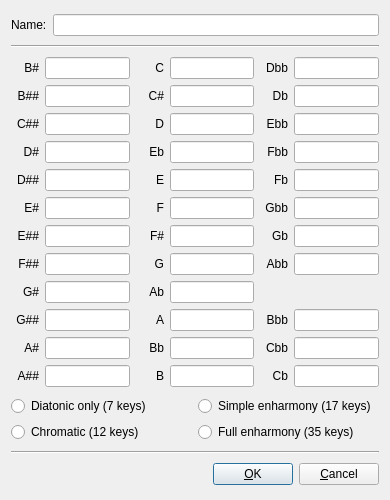
<?xml version="1.0" encoding="UTF-8"?>
<ui version="4.0">
 <class>Dialog</class>
 <widget class="QDialog" name="Dialog">
  <property name="geometry">
   <rect>
    <x>0</x>
    <y>0</y>
    <width>390</width>
    <height>500</height>
   </rect>
  </property>
  <property name="windowTitle">
   <string>Edit Temperament</string>
  </property>
  <layout class="QVBoxLayout" name="verticalLayout" stretch="0,0,1,0,0,0">
   <item>
    <layout class="QHBoxLayout" name="hName">
     <item>
      <widget class="QLabel" name="lName">
       <property name="text">
        <string>Name:</string>
       </property>
      </widget>
     </item>
     <item>
      <widget class="QLineEdit" name="lineName"/>
     </item>
    </layout>
   </item>
   <item>
    <widget class="Line" name="line0">
     <property name="orientation">
      <enum>Qt::Horizontal</enum>
     </property>
    </widget>
   </item>
   <item>
    <layout class="QGridLayout" name="gridKeys" columnstretch="1,3,1,3,1,3">
     <item row="0" column="0">
      <widget class="QLabel" name="lK27">
       <property name="text">
        <string>B#</string>
       </property>
       <property name="alignment">
        <set>Qt::AlignRight|Qt::AlignTrailing|Qt::AlignVCenter</set>
       </property>
       <property name="buddy">
        <cstring>ek27</cstring>
       </property>
      </widget>
     </item>
     <item row="0" column="1">
      <widget class="QLineEdit" name="eK27">
       <property name="inputMask">
        <string>#900; </string>
       </property>
       <property name="alignment">
        <set>Qt::AlignRight|Qt::AlignTrailing|Qt::AlignVCenter</set>
       </property>
      </widget>
     </item>
     <item row="0" column="2">
      <widget class="QLabel" name="lK15">
       <property name="text">
        <string>C</string>
       </property>
       <property name="alignment">
        <set>Qt::AlignRight|Qt::AlignTrailing|Qt::AlignVCenter</set>
       </property>
      </widget>
     </item>
     <item row="0" column="3">
      <widget class="QLineEdit" name="eK15">
       <property name="inputMask">
        <string>#900; </string>
       </property>
       <property name="alignment">
        <set>Qt::AlignRight|Qt::AlignTrailing|Qt::AlignVCenter</set>
       </property>
      </widget>
     </item>
     <item row="0" column="4">
      <widget class="QLabel" name="lK03">
       <property name="text">
        <string>Dbb</string>
       </property>
       <property name="alignment">
        <set>Qt::AlignRight|Qt::AlignTrailing|Qt::AlignVCenter</set>
       </property>
      </widget>
     </item>
     <item row="0" column="5">
      <widget class="QLineEdit" name="eK3">
       <property name="inputMask">
        <string>#900; </string>
       </property>
       <property name="alignment">
        <set>Qt::AlignRight|Qt::AlignTrailing|Qt::AlignVCenter</set>
       </property>
      </widget>
     </item>
     <item row="1" column="0">
      <widget class="QLabel" name="lK34">
       <property name="text">
        <string>B##</string>
       </property>
       <property name="alignment">
        <set>Qt::AlignRight|Qt::AlignTrailing|Qt::AlignVCenter</set>
       </property>
      </widget>
     </item>
     <item row="1" column="1">
      <widget class="QLineEdit" name="eK34">
       <property name="inputMask">
        <string>#900; </string>
       </property>
       <property name="alignment">
        <set>Qt::AlignRight|Qt::AlignTrailing|Qt::AlignVCenter</set>
       </property>
      </widget>
     </item>
     <item row="1" column="2">
      <widget class="QLabel" name="lK22">
       <property name="text">
        <string>C#</string>
       </property>
       <property name="alignment">
        <set>Qt::AlignRight|Qt::AlignTrailing|Qt::AlignVCenter</set>
       </property>
      </widget>
     </item>
     <item row="1" column="3">
      <widget class="QLineEdit" name="eK22">
       <property name="inputMask">
        <string>#900; </string>
       </property>
       <property name="alignment">
        <set>Qt::AlignRight|Qt::AlignTrailing|Qt::AlignVCenter</set>
       </property>
      </widget>
     </item>
     <item row="1" column="4">
      <widget class="QLabel" name="lK10">
       <property name="text">
        <string>Db</string>
       </property>
       <property name="alignment">
        <set>Qt::AlignRight|Qt::AlignTrailing|Qt::AlignVCenter</set>
       </property>
      </widget>
     </item>
     <item row="1" column="5">
      <widget class="QLineEdit" name="eK10">
       <property name="inputMask">
        <string>#900; </string>
       </property>
       <property name="alignment">
        <set>Qt::AlignRight|Qt::AlignTrailing|Qt::AlignVCenter</set>
       </property>
      </widget>
     </item>
     <item row="2" column="0">
      <widget class="QLabel" name="lK29">
       <property name="text">
        <string>C##</string>
       </property>
       <property name="alignment">
        <set>Qt::AlignRight|Qt::AlignTrailing|Qt::AlignVCenter</set>
       </property>
      </widget>
     </item>
     <item row="2" column="1">
      <widget class="QLineEdit" name="eK29">
       <property name="inputMask">
        <string>#900; </string>
       </property>
       <property name="alignment">
        <set>Qt::AlignRight|Qt::AlignTrailing|Qt::AlignVCenter</set>
       </property>
      </widget>
     </item>
     <item row="2" column="2">
      <widget class="QLabel" name="lK17">
       <property name="text">
        <string>D</string>
       </property>
       <property name="alignment">
        <set>Qt::AlignRight|Qt::AlignTrailing|Qt::AlignVCenter</set>
       </property>
      </widget>
     </item>
     <item row="2" column="3">
      <widget class="QLineEdit" name="eK17">
       <property name="inputMask">
        <string>#900; </string>
       </property>
       <property name="alignment">
        <set>Qt::AlignRight|Qt::AlignTrailing|Qt::AlignVCenter</set>
       </property>
      </widget>
     </item>
     <item row="2" column="4">
      <widget class="QLabel" name="lK05">
       <property name="text">
        <string>Ebb</string>
       </property>
       <property name="alignment">
        <set>Qt::AlignRight|Qt::AlignTrailing|Qt::AlignVCenter</set>
       </property>
      </widget>
     </item>
     <item row="2" column="5">
      <widget class="QLineEdit" name="eK5">
       <property name="inputMask">
        <string>#900; </string>
       </property>
       <property name="alignment">
        <set>Qt::AlignRight|Qt::AlignTrailing|Qt::AlignVCenter</set>
       </property>
      </widget>
     </item>
     <item row="3" column="0">
      <widget class="QLabel" name="lK24">
       <property name="text">
        <string>D#</string>
       </property>
       <property name="alignment">
        <set>Qt::AlignRight|Qt::AlignTrailing|Qt::AlignVCenter</set>
       </property>
      </widget>
     </item>
     <item row="3" column="1">
      <widget class="QLineEdit" name="eK24">
       <property name="inputMask">
        <string>#900; </string>
       </property>
       <property name="alignment">
        <set>Qt::AlignRight|Qt::AlignTrailing|Qt::AlignVCenter</set>
       </property>
      </widget>
     </item>
     <item row="3" column="2">
      <widget class="QLabel" name="lK12">
       <property name="text">
        <string>Eb</string>
       </property>
       <property name="alignment">
        <set>Qt::AlignRight|Qt::AlignTrailing|Qt::AlignVCenter</set>
       </property>
      </widget>
     </item>
     <item row="3" column="3">
      <widget class="QLineEdit" name="eK12">
       <property name="inputMask">
        <string>#900; </string>
       </property>
       <property name="alignment">
        <set>Qt::AlignRight|Qt::AlignTrailing|Qt::AlignVCenter</set>
       </property>
      </widget>
     </item>
     <item row="3" column="4">
      <widget class="QLabel" name="lK00">
       <property name="text">
        <string>Fbb</string>
       </property>
       <property name="alignment">
        <set>Qt::AlignRight|Qt::AlignTrailing|Qt::AlignVCenter</set>
       </property>
      </widget>
     </item>
     <item row="3" column="5">
      <widget class="QLineEdit" name="eK0">
       <property name="inputMask">
        <string>#900; </string>
       </property>
       <property name="alignment">
        <set>Qt::AlignRight|Qt::AlignTrailing|Qt::AlignVCenter</set>
       </property>
      </widget>
     </item>
     <item row="4" column="0">
      <widget class="QLabel" name="lK31">
       <property name="text">
        <string>D##</string>
       </property>
       <property name="alignment">
        <set>Qt::AlignRight|Qt::AlignTrailing|Qt::AlignVCenter</set>
       </property>
      </widget>
     </item>
     <item row="4" column="1">
      <widget class="QLineEdit" name="eK31">
       <property name="inputMask">
        <string>#900; </string>
       </property>
       <property name="alignment">
        <set>Qt::AlignRight|Qt::AlignTrailing|Qt::AlignVCenter</set>
       </property>
      </widget>
     </item>
     <item row="4" column="2">
      <widget class="QLabel" name="lK19">
       <property name="text">
        <string>E</string>
       </property>
       <property name="alignment">
        <set>Qt::AlignRight|Qt::AlignTrailing|Qt::AlignVCenter</set>
       </property>
      </widget>
     </item>
     <item row="4" column="3">
      <widget class="QLineEdit" name="eK19">
       <property name="inputMask">
        <string>#900; </string>
       </property>
       <property name="alignment">
        <set>Qt::AlignRight|Qt::AlignTrailing|Qt::AlignVCenter</set>
       </property>
      </widget>
     </item>
     <item row="4" column="4">
      <widget class="QLabel" name="lK07">
       <property name="text">
        <string>Fb</string>
       </property>
       <property name="alignment">
        <set>Qt::AlignRight|Qt::AlignTrailing|Qt::AlignVCenter</set>
       </property>
      </widget>
     </item>
     <item row="4" column="5">
      <widget class="QLineEdit" name="eK7">
       <property name="inputMask">
        <string>#900; </string>
       </property>
       <property name="alignment">
        <set>Qt::AlignRight|Qt::AlignTrailing|Qt::AlignVCenter</set>
       </property>
      </widget>
     </item>
     <item row="5" column="0">
      <widget class="QLabel" name="lK26">
       <property name="text">
        <string>E#</string>
       </property>
       <property name="alignment">
        <set>Qt::AlignRight|Qt::AlignTrailing|Qt::AlignVCenter</set>
       </property>
      </widget>
     </item>
     <item row="5" column="1">
      <widget class="QLineEdit" name="eK26">
       <property name="inputMask">
        <string>#900; </string>
       </property>
       <property name="alignment">
        <set>Qt::AlignRight|Qt::AlignTrailing|Qt::AlignVCenter</set>
       </property>
      </widget>
     </item>
     <item row="5" column="2">
      <widget class="QLabel" name="lK14">
       <property name="text">
        <string>F</string>
       </property>
       <property name="alignment">
        <set>Qt::AlignRight|Qt::AlignTrailing|Qt::AlignVCenter</set>
       </property>
      </widget>
     </item>
     <item row="5" column="3">
      <widget class="QLineEdit" name="eK14">
       <property name="inputMask">
        <string>#900; </string>
       </property>
       <property name="alignment">
        <set>Qt::AlignRight|Qt::AlignTrailing|Qt::AlignVCenter</set>
       </property>
      </widget>
     </item>
     <item row="5" column="4">
      <widget class="QLabel" name="lK02">
       <property name="text">
        <string>Gbb</string>
       </property>
       <property name="alignment">
        <set>Qt::AlignRight|Qt::AlignTrailing|Qt::AlignVCenter</set>
       </property>
      </widget>
     </item>
     <item row="5" column="5">
      <widget class="QLineEdit" name="eK2">
       <property name="inputMask">
        <string>#900; </string>
       </property>
       <property name="alignment">
        <set>Qt::AlignRight|Qt::AlignTrailing|Qt::AlignVCenter</set>
       </property>
      </widget>
     </item>
     <item row="6" column="0">
      <widget class="QLabel" name="lK33">
       <property name="text">
        <string>E##</string>
       </property>
       <property name="alignment">
        <set>Qt::AlignRight|Qt::AlignTrailing|Qt::AlignVCenter</set>
       </property>
      </widget>
     </item>
     <item row="6" column="1">
      <widget class="QLineEdit" name="eK33">
       <property name="inputMask">
        <string>#900; </string>
       </property>
       <property name="alignment">
        <set>Qt::AlignRight|Qt::AlignTrailing|Qt::AlignVCenter</set>
       </property>
      </widget>
     </item>
     <item row="6" column="2">
      <widget class="QLabel" name="lK21">
       <property name="text">
        <string>F#</string>
       </property>
       <property name="alignment">
        <set>Qt::AlignRight|Qt::AlignTrailing|Qt::AlignVCenter</set>
       </property>
      </widget>
     </item>
     <item row="6" column="3">
      <widget class="QLineEdit" name="eK21">
       <property name="inputMask">
        <string>#900; </string>
       </property>
       <property name="alignment">
        <set>Qt::AlignRight|Qt::AlignTrailing|Qt::AlignVCenter</set>
       </property>
      </widget>
     </item>
     <item row="6" column="4">
      <widget class="QLabel" name="lK09">
       <property name="text">
        <string>Gb</string>
       </property>
       <property name="alignment">
        <set>Qt::AlignRight|Qt::AlignTrailing|Qt::AlignVCenter</set>
       </property>
      </widget>
     </item>
     <item row="6" column="5">
      <widget class="QLineEdit" name="eK9">
       <property name="inputMask">
        <string>#900; </string>
       </property>
       <property name="alignment">
        <set>Qt::AlignRight|Qt::AlignTrailing|Qt::AlignVCenter</set>
       </property>
      </widget>
     </item>
     <item row="7" column="0">
      <widget class="QLabel" name="lK28">
       <property name="text">
        <string>F##</string>
       </property>
       <property name="alignment">
        <set>Qt::AlignRight|Qt::AlignTrailing|Qt::AlignVCenter</set>
       </property>
      </widget>
     </item>
     <item row="7" column="1">
      <widget class="QLineEdit" name="eK28">
       <property name="inputMask">
        <string>#900; </string>
       </property>
       <property name="alignment">
        <set>Qt::AlignRight|Qt::AlignTrailing|Qt::AlignVCenter</set>
       </property>
      </widget>
     </item>
     <item row="7" column="2">
      <widget class="QLabel" name="lK16">
       <property name="text">
        <string>G</string>
       </property>
       <property name="alignment">
        <set>Qt::AlignRight|Qt::AlignTrailing|Qt::AlignVCenter</set>
       </property>
      </widget>
     </item>
     <item row="7" column="3">
      <widget class="QLineEdit" name="eK16">
       <property name="inputMask">
        <string>#900; </string>
       </property>
       <property name="alignment">
        <set>Qt::AlignRight|Qt::AlignTrailing|Qt::AlignVCenter</set>
       </property>
      </widget>
     </item>
     <item row="7" column="4">
      <widget class="QLabel" name="lK04">
       <property name="text">
        <string>Abb</string>
       </property>
       <property name="alignment">
        <set>Qt::AlignRight|Qt::AlignTrailing|Qt::AlignVCenter</set>
       </property>
      </widget>
     </item>
     <item row="7" column="5">
      <widget class="QLineEdit" name="eK4">
       <property name="inputMask">
        <string>#900; </string>
       </property>
       <property name="alignment">
        <set>Qt::AlignRight|Qt::AlignTrailing|Qt::AlignVCenter</set>
       </property>
      </widget>
     </item>
     <item row="8" column="0">
      <widget class="QLabel" name="lK23">
       <property name="text">
        <string>G#</string>
       </property>
       <property name="alignment">
        <set>Qt::AlignRight|Qt::AlignTrailing|Qt::AlignVCenter</set>
       </property>
      </widget>
     </item>
     <item row="8" column="1">
      <widget class="QLineEdit" name="eK23">
       <property name="inputMask">
        <string>#900; </string>
       </property>
       <property name="alignment">
        <set>Qt::AlignRight|Qt::AlignTrailing|Qt::AlignVCenter</set>
       </property>
      </widget>
     </item>
     <item row="8" column="2">
      <widget class="QLabel" name="lK11">
       <property name="text">
        <string>Ab</string>
       </property>
       <property name="alignment">
        <set>Qt::AlignRight|Qt::AlignTrailing|Qt::AlignVCenter</set>
       </property>
      </widget>
     </item>
     <item row="8" column="3">
      <widget class="QLineEdit" name="eK11">
       <property name="enabled">
        <bool>true</bool>
       </property>
       <property name="inputMask">
        <string>#900; </string>
       </property>
       <property name="alignment">
        <set>Qt::AlignRight|Qt::AlignTrailing|Qt::AlignVCenter</set>
       </property>
      </widget>
     </item>
     <item row="9" column="0">
      <widget class="QLabel" name="lK30">
       <property name="text">
        <string>G##</string>
       </property>
       <property name="alignment">
        <set>Qt::AlignRight|Qt::AlignTrailing|Qt::AlignVCenter</set>
       </property>
      </widget>
     </item>
     <item row="9" column="1">
      <widget class="QLineEdit" name="eK30">
       <property name="inputMask">
        <string>#900; </string>
       </property>
       <property name="alignment">
        <set>Qt::AlignRight|Qt::AlignTrailing|Qt::AlignVCenter</set>
       </property>
      </widget>
     </item>
     <item row="9" column="2">
      <widget class="QLabel" name="lK18">
       <property name="text">
        <string>A</string>
       </property>
       <property name="alignment">
        <set>Qt::AlignRight|Qt::AlignTrailing|Qt::AlignVCenter</set>
       </property>
      </widget>
     </item>
     <item row="9" column="3">
      <widget class="QLineEdit" name="eK18">
       <property name="inputMask">
        <string>#900; </string>
       </property>
       <property name="alignment">
        <set>Qt::AlignRight|Qt::AlignTrailing|Qt::AlignVCenter</set>
       </property>
      </widget>
     </item>
     <item row="9" column="4">
      <widget class="QLabel" name="lK06">
       <property name="text">
        <string>Bbb</string>
       </property>
       <property name="alignment">
        <set>Qt::AlignRight|Qt::AlignTrailing|Qt::AlignVCenter</set>
       </property>
      </widget>
     </item>
     <item row="9" column="5">
      <widget class="QLineEdit" name="eK6">
       <property name="inputMask">
        <string>#900; </string>
       </property>
       <property name="alignment">
        <set>Qt::AlignRight|Qt::AlignTrailing|Qt::AlignVCenter</set>
       </property>
      </widget>
     </item>
     <item row="10" column="0">
      <widget class="QLabel" name="lK25">
       <property name="text">
        <string>A#</string>
       </property>
       <property name="alignment">
        <set>Qt::AlignRight|Qt::AlignTrailing|Qt::AlignVCenter</set>
       </property>
      </widget>
     </item>
     <item row="10" column="1">
      <widget class="QLineEdit" name="eK25">
       <property name="inputMask">
        <string>#900; </string>
       </property>
       <property name="alignment">
        <set>Qt::AlignRight|Qt::AlignTrailing|Qt::AlignVCenter</set>
       </property>
      </widget>
     </item>
     <item row="10" column="2">
      <widget class="QLabel" name="lK13">
       <property name="text">
        <string>Bb</string>
       </property>
       <property name="alignment">
        <set>Qt::AlignRight|Qt::AlignTrailing|Qt::AlignVCenter</set>
       </property>
      </widget>
     </item>
     <item row="10" column="3">
      <widget class="QLineEdit" name="eK13">
       <property name="inputMask">
        <string>#900; </string>
       </property>
       <property name="alignment">
        <set>Qt::AlignRight|Qt::AlignTrailing|Qt::AlignVCenter</set>
       </property>
      </widget>
     </item>
     <item row="10" column="4">
      <widget class="QLabel" name="lK01">
       <property name="text">
        <string>Cbb</string>
       </property>
       <property name="alignment">
        <set>Qt::AlignRight|Qt::AlignTrailing|Qt::AlignVCenter</set>
       </property>
      </widget>
     </item>
     <item row="10" column="5">
      <widget class="QLineEdit" name="eK1">
       <property name="inputMask">
        <string>#900; </string>
       </property>
       <property name="alignment">
        <set>Qt::AlignRight|Qt::AlignTrailing|Qt::AlignVCenter</set>
       </property>
      </widget>
     </item>
     <item row="11" column="0">
      <widget class="QLabel" name="lK32">
       <property name="text">
        <string>A##</string>
       </property>
       <property name="alignment">
        <set>Qt::AlignRight|Qt::AlignTrailing|Qt::AlignVCenter</set>
       </property>
      </widget>
     </item>
     <item row="11" column="1">
      <widget class="QLineEdit" name="eK32">
       <property name="inputMask">
        <string>#900; </string>
       </property>
       <property name="alignment">
        <set>Qt::AlignRight|Qt::AlignTrailing|Qt::AlignVCenter</set>
       </property>
      </widget>
     </item>
     <item row="11" column="2">
      <widget class="QLabel" name="lK20">
       <property name="text">
        <string>B</string>
       </property>
       <property name="alignment">
        <set>Qt::AlignRight|Qt::AlignTrailing|Qt::AlignVCenter</set>
       </property>
      </widget>
     </item>
     <item row="11" column="3">
      <widget class="QLineEdit" name="eK20">
       <property name="inputMask">
        <string>#900; </string>
       </property>
       <property name="alignment">
        <set>Qt::AlignRight|Qt::AlignTrailing|Qt::AlignVCenter</set>
       </property>
      </widget>
     </item>
     <item row="11" column="4">
      <widget class="QLabel" name="lK08">
       <property name="text">
        <string>Cb</string>
       </property>
       <property name="alignment">
        <set>Qt::AlignRight|Qt::AlignTrailing|Qt::AlignVCenter</set>
       </property>
      </widget>
     </item>
     <item row="11" column="5">
      <widget class="QLineEdit" name="eK8">
       <property name="inputMask">
        <string>#900; </string>
       </property>
       <property name="alignment">
        <set>Qt::AlignRight|Qt::AlignTrailing|Qt::AlignVCenter</set>
       </property>
      </widget>
     </item>
    </layout>
   </item>
   <item>
    <layout class="QGridLayout" name="gridRadio">
     <item row="0" column="0">
      <widget class="QRadioButton" name="radio7">
       <property name="enabled">
        <bool>true</bool>
       </property>
       <property name="toolTip">
        <string>In the table above, only show the 7 diatonic notes</string>
       </property>
       <property name="text">
        <string>Diatonic only (7 keys)</string>
       </property>
      </widget>
     </item>
     <item row="0" column="1">
      <widget class="QRadioButton" name="radio17">
       <property name="enabled">
        <bool>true</bool>
       </property>
       <property name="toolTip">
        <string>In the table above, only show 17 chromiatic notes</string>
       </property>
       <property name="text">
        <string>Simple enharmony (17 keys)</string>
       </property>
      </widget>
     </item>
     <item row="1" column="0">
      <widget class="QRadioButton" name="radio12">
       <property name="enabled">
        <bool>true</bool>
       </property>
       <property name="toolTip">
        <string>In the table above, only show 12 chromiatic notes</string>
       </property>
       <property name="text">
        <string>Chromatic (12 keys)</string>
       </property>
      </widget>
     </item>
     <item row="1" column="1">
      <widget class="QRadioButton" name="radio35">
       <property name="enabled">
        <bool>true</bool>
       </property>
       <property name="toolTip">
        <string>Show the table above in full</string>
       </property>
       <property name="text">
        <string>Full enharmony (35 keys)</string>
       </property>
      </widget>
     </item>
    </layout>
   </item>
   <item>
    <widget class="Line" name="line5">
     <property name="orientation">
      <enum>Qt::Horizontal</enum>
     </property>
    </widget>
   </item>
   <item>
    <layout class="QHBoxLayout" name="hButtons">
     <item>
      <spacer name="horizontalSpacer">
       <property name="orientation">
        <enum>Qt::Horizontal</enum>
       </property>
       <property name="sizeHint" stdset="0">
        <size>
         <width>40</width>
         <height>20</height>
        </size>
       </property>
      </spacer>
     </item>
     <item>
      <widget class="QPushButton" name="pushOk">
       <property name="toolTip">
        <string>Retain any modification to the temperament</string>
       </property>
       <property name="text">
        <string>&amp;OK</string>
       </property>
      </widget>
     </item>
     <item>
      <widget class="QPushButton" name="pushCancel">
       <property name="toolTip">
        <string>Discard any modification to the temperament</string>
       </property>
       <property name="text">
        <string>&amp;Cancel</string>
       </property>
      </widget>
     </item>
    </layout>
   </item>
  </layout>
 </widget>
 <resources/>
 <connections/>
</ui>
